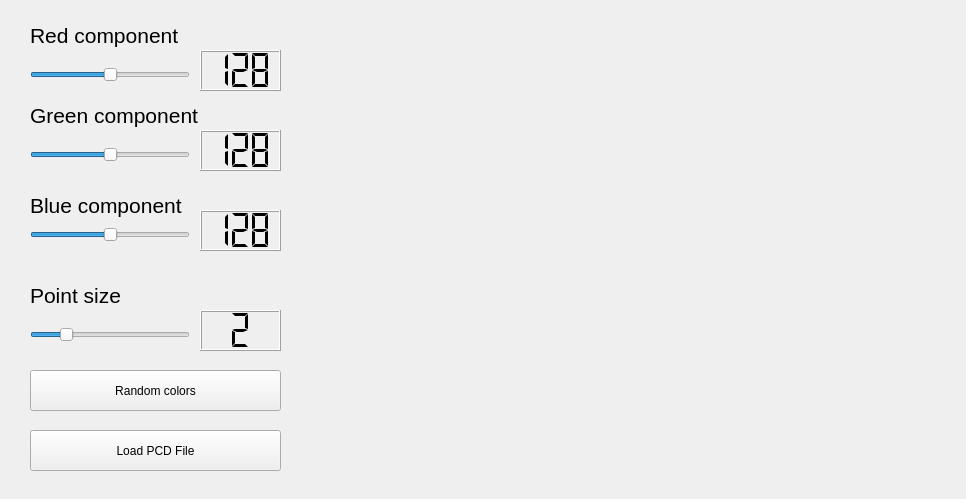
<?xml version="1.0" encoding="UTF-8"?>
<ui version="4.0">
 <class>PCLViewer</class>
 <widget class="QMainWindow" name="PCLViewer">
  <property name="geometry">
   <rect>
    <x>0</x>
    <y>0</y>
    <width>966</width>
    <height>499</height>
   </rect>
  </property>
  <property name="minimumSize">
   <size>
    <width>0</width>
    <height>0</height>
   </size>
  </property>
  <property name="maximumSize">
   <size>
    <width>5000</width>
    <height>5000</height>
   </size>
  </property>
  <property name="windowTitle">
   <string>PCLViewer</string>
  </property>
  <widget class="QWidget" name="centralwidget">
   <widget class="QVTKWidget" name="qvtkWidget" native="true">
    <property name="geometry">
     <rect>
      <x>300</x>
      <y>10</y>
      <width>640</width>
      <height>480</height>
     </rect>
    </property>
   </widget>
   <widget class="QSlider" name="horizontalSlider_R">
    <property name="geometry">
     <rect>
      <x>30</x>
      <y>60</y>
      <width>160</width>
      <height>29</height>
     </rect>
    </property>
    <property name="maximum">
     <number>255</number>
    </property>
    <property name="value">
     <number>128</number>
    </property>
    <property name="orientation">
     <enum>Qt::Horizontal</enum>
    </property>
   </widget>
   <widget class="QSlider" name="horizontalSlider_G">
    <property name="geometry">
     <rect>
      <x>30</x>
      <y>140</y>
      <width>160</width>
      <height>29</height>
     </rect>
    </property>
    <property name="maximum">
     <number>255</number>
    </property>
    <property name="value">
     <number>128</number>
    </property>
    <property name="orientation">
     <enum>Qt::Horizontal</enum>
    </property>
   </widget>
   <widget class="QSlider" name="horizontalSlider_B">
    <property name="geometry">
     <rect>
      <x>30</x>
      <y>220</y>
      <width>160</width>
      <height>29</height>
     </rect>
    </property>
    <property name="maximum">
     <number>255</number>
    </property>
    <property name="value">
     <number>128</number>
    </property>
    <property name="orientation">
     <enum>Qt::Horizontal</enum>
    </property>
   </widget>
   <widget class="QLCDNumber" name="lcdNumber_R">
    <property name="geometry">
     <rect>
      <x>200</x>
      <y>50</y>
      <width>81</width>
      <height>41</height>
     </rect>
    </property>
    <property name="digitCount">
     <number>3</number>
    </property>
    <property name="segmentStyle">
     <enum>QLCDNumber::Flat</enum>
    </property>
    <property name="intValue" stdset="0">
     <number>128</number>
    </property>
   </widget>
   <widget class="QLCDNumber" name="lcdNumber_G">
    <property name="geometry">
     <rect>
      <x>200</x>
      <y>130</y>
      <width>81</width>
      <height>41</height>
     </rect>
    </property>
    <property name="digitCount">
     <number>3</number>
    </property>
    <property name="segmentStyle">
     <enum>QLCDNumber::Flat</enum>
    </property>
    <property name="intValue" stdset="0">
     <number>128</number>
    </property>
   </widget>
   <widget class="QLCDNumber" name="lcdNumber_B">
    <property name="geometry">
     <rect>
      <x>200</x>
      <y>210</y>
      <width>81</width>
      <height>41</height>
     </rect>
    </property>
    <property name="digitCount">
     <number>3</number>
    </property>
    <property name="segmentStyle">
     <enum>QLCDNumber::Flat</enum>
    </property>
    <property name="intValue" stdset="0">
     <number>128</number>
    </property>
   </widget>
   <widget class="QSlider" name="horizontalSlider_p">
    <property name="geometry">
     <rect>
      <x>30</x>
      <y>320</y>
      <width>160</width>
      <height>29</height>
     </rect>
    </property>
    <property name="minimum">
     <number>1</number>
    </property>
    <property name="maximum">
     <number>6</number>
    </property>
    <property name="value">
     <number>2</number>
    </property>
    <property name="orientation">
     <enum>Qt::Horizontal</enum>
    </property>
   </widget>
   <widget class="QLCDNumber" name="lcdNumber_p">
    <property name="geometry">
     <rect>
      <x>200</x>
      <y>310</y>
      <width>81</width>
      <height>41</height>
     </rect>
    </property>
    <property name="digitCount">
     <number>1</number>
    </property>
    <property name="segmentStyle">
     <enum>QLCDNumber::Flat</enum>
    </property>
    <property name="intValue" stdset="0">
     <number>2</number>
    </property>
   </widget>
   <widget class="QLabel" name="label">
    <property name="geometry">
     <rect>
      <x>30</x>
      <y>20</y>
      <width>191</width>
      <height>31</height>
     </rect>
    </property>
    <property name="font">
     <font>
      <pointsize>16</pointsize>
      <weight>50</weight>
      <italic>false</italic>
      <bold>false</bold>
     </font>
    </property>
    <property name="text">
     <string>Red component</string>
    </property>
   </widget>
   <widget class="QLabel" name="label_2">
    <property name="geometry">
     <rect>
      <x>30</x>
      <y>100</y>
      <width>191</width>
      <height>31</height>
     </rect>
    </property>
    <property name="font">
     <font>
      <pointsize>16</pointsize>
      <weight>50</weight>
      <italic>false</italic>
      <bold>false</bold>
     </font>
    </property>
    <property name="text">
     <string>Green component</string>
    </property>
   </widget>
   <widget class="QLabel" name="label_3">
    <property name="geometry">
     <rect>
      <x>30</x>
      <y>190</y>
      <width>191</width>
      <height>31</height>
     </rect>
    </property>
    <property name="font">
     <font>
      <pointsize>16</pointsize>
      <weight>50</weight>
      <italic>false</italic>
      <bold>false</bold>
     </font>
    </property>
    <property name="text">
     <string>Blue component</string>
    </property>
   </widget>
   <widget class="QLabel" name="label_4">
    <property name="geometry">
     <rect>
      <x>30</x>
      <y>280</y>
      <width>141</width>
      <height>31</height>
     </rect>
    </property>
    <property name="font">
     <font>
      <pointsize>16</pointsize>
      <weight>50</weight>
      <italic>false</italic>
      <bold>false</bold>
     </font>
    </property>
    <property name="text">
     <string>Point size</string>
    </property>
   </widget>
   <widget class="QPushButton" name="pushButton_random">
    <property name="geometry">
     <rect>
      <x>30</x>
      <y>370</y>
      <width>251</width>
      <height>41</height>
     </rect>
    </property>
    <property name="text">
     <string>Random colors</string>
    </property>
   </widget>
   <widget class="QPushButton" name="pushButton_loadPCD">
    <property name="geometry">
     <rect>
      <x>30</x>
      <y>430</y>
      <width>251</width>
      <height>41</height>
     </rect>
    </property>
    <property name="text">
     <string>Load PCD File</string>
    </property>
   </widget>
  </widget>
 </widget>
 <customwidgets>
  <customwidget>
   <class>QVTKWidget</class>
   <extends>QWidget</extends>
   <header>QVTKWidget.h</header>
  </customwidget>
 </customwidgets>
 <resources/>
 <connections>
  <connection>
   <sender>horizontalSlider_R</sender>
   <signal>sliderMoved(int)</signal>
   <receiver>lcdNumber_R</receiver>
   <slot>display(int)</slot>
   <hints>
    <hint type="sourcelabel">
     <x>136</x>
     <y>111</y>
    </hint>
    <hint type="destinationlabel">
     <x>222</x>
     <y>115</y>
    </hint>
   </hints>
  </connection>
  <connection>
   <sender>horizontalSlider_G</sender>
   <signal>sliderMoved(int)</signal>
   <receiver>lcdNumber_G</receiver>
   <slot>display(int)</slot>
   <hints>
    <hint type="sourcelabel">
     <x>166</x>
     <y>193</y>
    </hint>
    <hint type="destinationlabel">
     <x>235</x>
     <y>195</y>
    </hint>
   </hints>
  </connection>
  <connection>
   <sender>horizontalSlider_B</sender>
   <signal>sliderMoved(int)</signal>
   <receiver>lcdNumber_B</receiver>
   <slot>display(int)</slot>
   <hints>
    <hint type="sourcelabel">
     <x>185</x>
     <y>273</y>
    </hint>
    <hint type="destinationlabel">
     <x>224</x>
     <y>275</y>
    </hint>
   </hints>
  </connection>
  <connection>
   <sender>horizontalSlider_p</sender>
   <signal>sliderMoved(int)</signal>
   <receiver>lcdNumber_p</receiver>
   <slot>display(int)</slot>
   <hints>
    <hint type="sourcelabel">
     <x>136</x>
     <y>352</y>
    </hint>
    <hint type="destinationlabel">
     <x>253</x>
     <y>342</y>
    </hint>
   </hints>
  </connection>
 </connections>
</ui>
